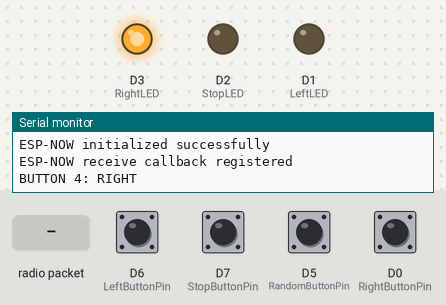
Simulated run of this sketch. Board: ESP8266 (NodeMCU). Shown: output pins drawn as LEDs (lit = HIGH), the last lines printed to the serial monitor. The inputs (shaded band) are chosen by the test bench; at power-on: D0 (RightButtonPin), D5 (RandomButtonPin), D6 (LeftButtonPin), D7 (StopButtonPin) HIGH. Random numbers use the default seed unless the sketch sets one.

Above: at 4.2 s.
4.3 s: radio packet "SENTH SAFEMAX" arrives
At 7.3 s:
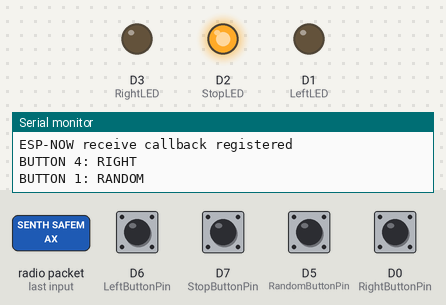
26.0 s: radio packet "1" arrives
At 37.7 s:
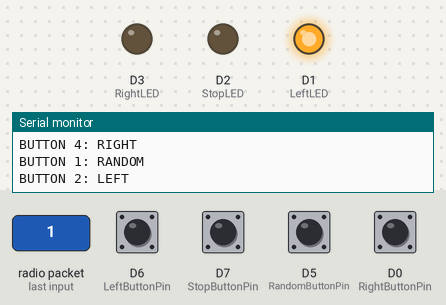
Timing chart, 0 to 38.0 s (numbered marks = the images above; inputs shaded):
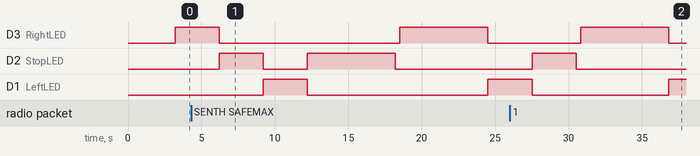

The sketch:

RECEIVER.ino
```cpp
#include <ESP8266WiFi.h>
#include <espnow.h>

bool newData = false;
char receivedMessage[250]; // Buffer to hold received string

// Define LED pins
const int LeftLED = D1;
const int StopLED = D2;
const int RightLED = D3;
const int RandomLEDs[] = {D1, D2, D3};

// Define button pins
const int RandomButtonPin = D5;
const int LeftButtonPin = D6;
const int StopButtonPin = D7;
const int RightButtonPin = D0;

// Button state
bool randomButtonPressed = false;
bool leftButtonPressed = false;
bool stopButtonPressed = false;

// Debounce delay
const unsigned long debounceDelay = 50;
unsigned long lastRandomButtonPressTime = 0;
unsigned long lastLeftButtonPressTime = 0;
unsigned long lastStopButtonPressTime = 0;
unsigned long lastRightButtonPressTime = 0;

void turnOnRandomLED() {
    int numLEDs = sizeof(RandomLEDs) / sizeof(RandomLEDs[0]);

    // Turn off all LEDs
    for (int i = 0; i < numLEDs; i++) {
        digitalWrite(RandomLEDs[i], LOW);
    }

    // Choose a random LED to turn on
    int randomIndex = random(0, numLEDs);
    digitalWrite(RandomLEDs[randomIndex], HIGH);

    // Keep the chosen LED on for 3 seconds
    delay(3000);
    digitalWrite(RandomLEDs[randomIndex], LOW);
}

// Callback when data is received via ESP-NOW
void OnDataRecv(uint8_t *mac_addr, uint8_t *incomingData, uint8_t len) {
    if (len < sizeof(receivedMessage)) {
        memcpy(receivedMessage, incomingData, len);
        receivedMessage[len] = '\0';
        newData = true;
    } else {
        Serial.println("Received data is too large for the buffer");
    }
}

// Function to read button state with debouncing
bool readButton(int pin) {
    // Check if button is LOW (pressed) first, then wait for a HIGH signal
    if (digitalRead(pin) == LOW) {
        return false; // Not pressed
    }

    // Wait for the button to be pressed and debounce
    unsigned long startTime = millis();
    while (digitalRead(pin) == HIGH) {
        if (millis() - startTime > debounceDelay) {
            return true; // Button pressed
        }
    }
    return false; // Button not pressed
}

void setup() {
    Serial.begin(115200);
    delay(1000);

    Serial.println("Starting setup...");

    // Initialize button pins with internal pull-up resistors
    pinMode(RandomButtonPin, INPUT_PULLUP);
    pinMode(LeftButtonPin, INPUT_PULLUP);
    pinMode(StopButtonPin, INPUT_PULLUP);
    pinMode(RightButtonPin, INPUT_PULLUP);

    // Initialize LED pins
    pinMode(LeftLED, OUTPUT);
    pinMode(StopLED, OUTPUT);
    pinMode(RightLED, OUTPUT);

    // Ensure all LEDs are initially off
    digitalWrite(LeftLED, LOW);
    digitalWrite(StopLED, LOW);
    digitalWrite(RightLED, LOW);

    // Set up WiFi and ESP-NOW
    WiFi.mode(WIFI_STA);
    Serial.println("WiFi mode set to STA");

    Serial.println("Initializing ESP-NOW...");
    if (esp_now_init() != 0) {
        Serial.println("Error initializing ESP-NOW");
        return;
    }
    Serial.println("ESP-NOW initialized successfully");

    // Register ESP-NOW receive callback
    esp_now_register_recv_cb(OnDataRecv);
    Serial.println("ESP-NOW receive callback registered");

    delay(2000); // Allow some time for the system to stabilize
}

void loop() {
    unsigned long currentTime = millis();

    // Poll Random Button
    if (readButton(RandomButtonPin) && (currentTime - lastRandomButtonPressTime > debounceDelay)) {
        lastRandomButtonPressTime = currentTime;
        randomButtonPressed = true;
    }

    // Poll Left Button
    if (readButton(LeftButtonPin) && (currentTime - lastLeftButtonPressTime > debounceDelay)) {
        lastLeftButtonPressTime = currentTime;
        leftButtonPressed = true;
    }

    // Poll Stop Button
    if (readButton(StopButtonPin) && (currentTime - lastStopButtonPressTime > debounceDelay)) {
        lastStopButtonPressTime = currentTime;
        stopButtonPressed = true;
    }

    // Poll Right Button
    if (readButton(RightButtonPin) && (currentTime - lastRightButtonPressTime > debounceDelay)) {
        lastRightButtonPressTime = currentTime;
        Serial.println("BUTTON 4: RIGHT");
        digitalWrite(RightLED, HIGH);
        delay(3000);
        digitalWrite(RightLED, LOW);
    }

    // Handle button presses
    if (randomButtonPressed) {
        Serial.println("BUTTON 1: RANDOM");
        turnOnRandomLED();
        randomButtonPressed = false; // Reset flag
    }

    if (leftButtonPressed) {
        Serial.println("BUTTON 2: LEFT");
        digitalWrite(LeftLED, HIGH);
        delay(3000);
        digitalWrite(LeftLED, LOW);
        leftButtonPressed = false; // Reset flag
    }

    if (stopButtonPressed) {
        Serial.println("BUTTON 3: STOP");
        digitalWrite(StopLED, HIGH);
        delay(3000);
        digitalWrite(StopLED, LOW);
        stopButtonPressed = false; // Reset flag
    }

    // Process received data
    if (newData) {
        Serial.println(receivedMessage);
        if (strcmp(receivedMessage, "SENTH SAFEMAX") == 0) {
            turnOnRandomLED();
        }
        newData = false;

        // Add a small delay to mitigate noise
        delay(50);
    }

    delay(50);  // Small delay to reduce Serial Monitor flooding
}
```
